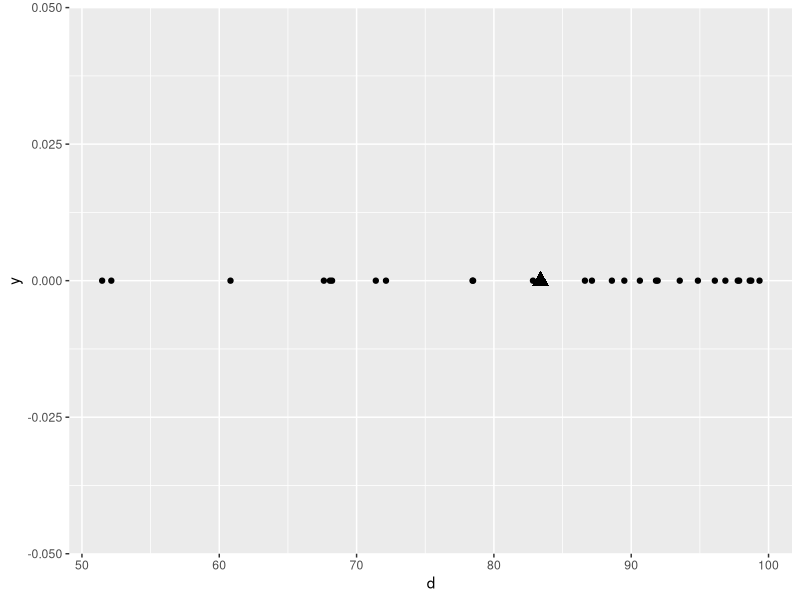

Generate this figure with R: (Note: this script raises an error after producing the figure.)
## ---- chunk 1

library(ggplot2)

data.count <- 20
data.min <- 50
data.max <- 100

data <- data.frame(d=sort(c(runif(data.count, 50, 100), runif(0.4*data.count, 75, 100))))
data$num <- 1:length(data$d)
data.stats <- data.frame(mean=mean(data$d), min=min(data$d), max=max(data$d), midpt=(min(data$d) + max(data$d))/2)
data$dist.to.mean <- abs(data$d - data.stats$mean[1])
data$side.of.mean <- factor(ifelse(data$d <= data.stats$mean[1], 'left', 'right'), c('left', 'right'))
data$rank.from.mean <- rep(NA, length(data$d))
left.indexes = which(data$side == 'left')
data$rank.from.mean[left.indexes] <- seq(2*length(left.indexes), 1, -2)
data$rank.from.mean[-left.indexes] <- seq(1, 2*(length(data$d)-length(left.indexes)), 2)+2

## ---- chunk 2

ggplot(data, aes(x=d, y=0)) +
  geom_point() +
  geom_point(data=data.stats, aes(x=mean, y=0), size=4, shape=17)

## ---- chunk 3

ggplot(data, aes(x=d, y=rank.from.mean, yend=rank.from.mean)) +
  ggtitle("Arithemetic Linear Mean\nAs the Balance Point of Elastic Bands") +
  xlab(NULL) +
  ylab(NULL) +
  guides(size=F) +
  #Vertical sliding bar (mean)
  geom_vline(aes(xintercept=mean(d)), size=2) +
  #Horiztonal rails on top and bottom
  geom_hline(aes(yintercept=c(0, max(rank.from.mean)*1.1)), size=2) + 
  #The vertical posts
  geom_segment(aes(xend=d, y=0), size=1, color='brown') +
  #The rubber bands
  geom_segment(aes(xend=mean(d), y=rank.from.mean, size=dist.to.mean), lineend='round', alpha=0.5, colour='red') +
  scale_size_continuous(range=c(0.5, 3))

